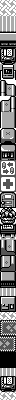

Below is a game level as drawn by its tile map, then a one-line description and the .tmx file that defines it, in full:
An orthogonal 2x50 tile map with 8x8 px tiles, 1 tile layer (metatiles).

<map orientation="orthogonal" renderorder="right-down" tilewidth="8" tileheight="8" width="2" height="50">
	<tileset firstgid="1" tilewidth="8" tileheight="8">
		<image source="../../../gfx/tilesets/image_16_5db0.png" />
	</tileset>
	<layer id="1" name="metatiles" width="2" height="50">
		<data encoding="csv">
2, 2,
2, 2,
3, 3,
4, 4,
5, 5,
6, 6,
7, 9,
8, 10,
11, 13,
12, 14,
15, 17,
16, 18,
19, 21,
20, 22,
23, 24,
23, 24,
25, 27,
26, 28,
29, 31,
30, 32,
33, 35,
34, 36,
37, 39,
38, 40,
41, 43,
42, 44,
45, 47,
46, 48,
49, 51,
50, 52,
53, 55,
54, 56,
57, 59,
58, 60,
23, 24,
61, 62,
3, 3,
63, 64,
65, 66,
2, 2,
67, 69,
68, 70,
71, 73,
72, 74,
75, 75,
75, 75,
3, 3,
7, 9,
8, 10,
2, 2</data>
	</layer>
</map>